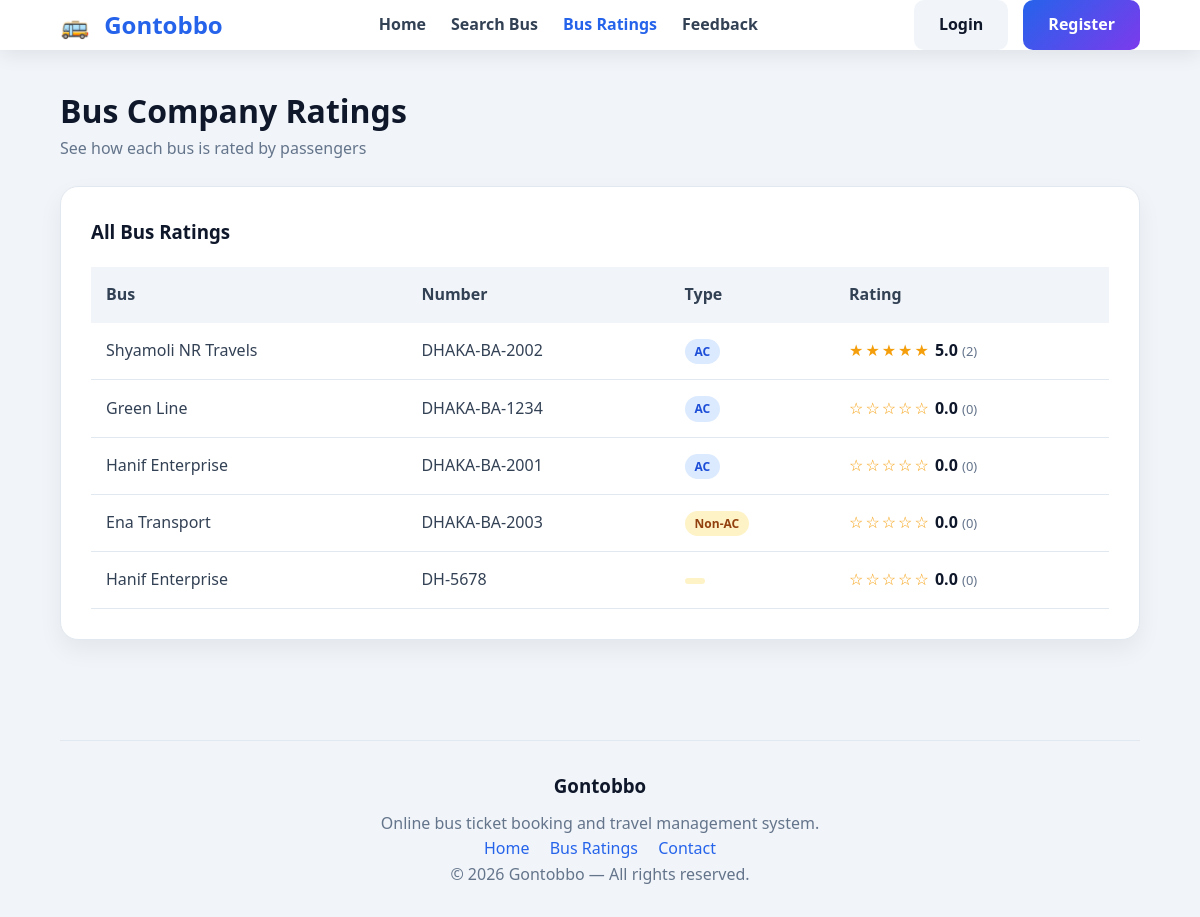
The app's page /index.php?page=passenger&action=busratings with its own data.
### tables this page shows
CREATE TABLE `buses` (
  `bus_id` int(11) NOT NULL,
  `bus_number` varchar(30) DEFAULT NULL,
  `name` varchar(100) DEFAULT NULL,
  `type` enum('AC','Non-AC') DEFAULT NULL,
  `total_seats` int(11) DEFAULT NULL,
  `status` enum('active','maintenance') DEFAULT NULL,
  `service_trip_limit` int(11) DEFAULT NULL,
  `trips_since_service` int(11) DEFAULT 0
);

### models/review_model.php (called while the page is built, shortened)
<?php
function get_all_bus_ratings()
{
    global $conn;
    $sql = "
        SELECT
            b.bus_id, b.name AS bus_name, b.bus_number, b.type AS bus_type,
            COALESCE(AVG(rv.rating), 0) AS avg_rating,
            COUNT(rv.review_id) AS review_count
        FROM buses b
        LEFT JOIN reviews rv ON rv.bus_id = b.bus_id
        GROUP BY b.bus_id
        ORDER BY avg_rating DESC, review_count DESC
    ";
    $result = mysqli_query($conn, $sql);
    $ratings = [];
    while ($row = mysqli_fetch_assoc($result)) {
        $ratings[] = $row;
    }
    return $ratings;
}

### views/passenger/busratings.php (the view)
<?php require __DIR__ . '/../partials/header.php'; ?>
<section class="card">
    <h3 class="card-title">All Bus Ratings</h3>
    <?php if (empty($ratings)): ?>
        <p class="muted-text">No buses found.</p>
    <?php else: ?>
        <table class="data-table">
            <thead>
                <tr>
                    <th>Bus</th>
                    <th>Number</th>
                    <th>Type</th>
                    <th>Rating</th>
                </tr>
            </thead>
            <tbody>
                <?php foreach ($ratings as $bus): ?>
                    <tr>
                        <td><?= esc($bus['bus_name']) ?></td>
                        <td><?= esc($bus['bus_number']) ?></td>
                        <td><span class="badge badge-<?= $bus['bus_type'] === 'AC' ? 'ac' : 'nonac' ?>"><?= esc($bus['bus_type']) ?></span></td>
                        <td><?= star_rating_html($bus['avg_rating'], $bus['review_count']) ?></td>
                    </tr>
                <?php endforeach; ?>
            </tbody>
        </table>
    <?php endif; ?>
</section>
<?php require __DIR__ . '/../partials/footer.php'; ?>

### index.php (shortened to what this page needs)
<?php
require __DIR__ . '/helpers/helpers.php';
$page = $_GET['page'] ?? 'passenger';
switch ($page) {
    case 'passenger':
        require __DIR__ . '/controllers/passenger_controller.php';
        break;
}

### controllers/passenger_controller.php (shortened to what this page needs)
<?php
require_once __DIR__ . '/../helpers/helpers.php';
require_once __DIR__ . '/../models/review_model.php';
$action = $_GET['action'] ?? 'dashboard';
if ($action === 'busratings') {
    $ratings = get_all_bus_ratings();
    $pageHeading = 'Bus Company Ratings';
    $pageSub = 'See how each bus is rated by passengers';
    require __DIR__ . '/../views/passenger/busratings.php';
    exit;
}

### views/partials/header.php (shortened to what this page needs)
<!DOCTYPE html>
<html lang="en">
<head>
    <link rel="stylesheet" href="/Gontobbo/assets/css/style.css?v=4">
</head>
<body class="app-body">
    <?php require __DIR__ . '/navbar.php'; ?>
    <main class="main-content">
        <div class="page-header">
            <div>
                <h1 class="page-title"><?= $pageHeading ?? '' ?></h1>
                <p class="page-sub"><?= esc($pageSub ?? '') ?></p>
            </div>
        </div>

### views/partials/navbar.php (shortened to what this page needs)
<?php
$navUser = current_user();
$loggedIn = is_logged_in();
$activePage = $_GET['action'] ?? 'dashboard';
$role = current_role();
?>
<header class="navbar">
    <div class="navbar-inner">
        <a class="brand" href="index.php?page=<?= $loggedIn ? esc($role) : 'passenger' ?>">
            <span class="brand-icon">&#128652;</span>
            <span><?= esc(APP_NAME) ?></span>
        </a>
        <nav class="nav-menu">
            <?php if ($role === 'admin'): ?>
                <a href="index.php?page=admin" class="<?= $activePage === 'dashboard' ? 'active' : '' ?>">Dashboard</a>
                <a href="index.php?page=admin&action=buses" class="<?= $activePage === 'buses' ? 'active' : '' ?>">Buses</a>
                <a href="index.php?page=admin&action=routes"
                    class="<?= $activePage === 'routes' ? 'active' : '' ?>">Routes</a>
                <a href="index.php?page=admin&action=trips" class="<?= $activePage === 'trips' ? 'active' : '' ?>">Trips</a>
                <a href="index.php?page=admin&action=promos"
                    class="<?= $activePage === 'promos' ? 'active' : '' ?>">Promos</a>
                <a href="index.php?page=admin&action=revenue"
                    class="<?= $activePage === 'revenue' ? 'active' : '' ?>">Revenue</a>
                <a href="index.php?page=admin&action=feedback"
                    class="<?= $activePage === 'feedback' ? 'active' : '' ?>">Feedback</a>
                <a href="index.php?page=admin&action=damage"
                    class="<?= $activePage === 'damage' ? 'active' : '' ?>">Damage</a>
            <?php elseif ($role === 'driver'): ?>
                <a href="index.php?page=driver">Dashboard</a>
            <?php elseif ($role === 'manager'): ?>
                <a href="index.php?page=manager">Dashboard</a>
            <?php else: ?>
                <a href="index.php?page=passenger" class="<?= $activePage === 'dashboard' ? 'active' : '' ?>">Home</a>
                <a href="index.php?page=passenger&action=search"
                    class="<?= $activePage === 'search' ? 'active' : '' ?>">Search Bus</a>
                <a href="index.php?page=passenger&action=busratings"
                    class="<?= $activePage === 'busratings' ? 'active' : '' ?>">Bus Ratings</a>
                <a href="index.php?page=passenger&action=feedback"
                    class="<?= $activePage === 'feedback' ? 'active' : '' ?>">Feedback</a>
            <?php endif; ?>
        </nav>
        <div class="nav-user">
            <?php if ($loggedIn): ?>
                <a href="index.php?page=<?= $role === 'passenger' ? 'passenger&action=profile' : esc($role) ?>"
                    class="user-pill">
                    <span class="user-avatar"><?= esc(strtoupper(substr($navUser['name'] ?? 'U', 0, 1))) ?></span>
                    <span class="user-meta">
                        <span class="user-name"><?= esc($navUser['name'] ?? 'User') ?></span>
                        <span class="user-role"><?= esc(ucfirst($role)) ?></span>
                    </span>
                </a>
                <a href="index.php?page=logout" class="btn-logout">Sign out</a>
            <?php else: ?>
                <a href="index.php?page=login" class="btn btn-ghost">Login</a>
                <a href="index.php?page=register" class="btn btn-primary">Register</a>
            <?php endif; ?>
        </div>
    </div>
</header>

### helpers/helpers.php (shortened to what this page needs)
<?php
function esc($value)
{
    return htmlspecialchars(
        (string) ($value ?? ''),
        ENT_QUOTES,
        'UTF-8'
    );
}
function is_logged_in()
{
    return isset($_SESSION['user']);
}
function current_role()
{
    return $_SESSION['user']['role'] ?? '';
}
function star_rating_html($avg, $count = null)
{
    $avg  = (float) $avg;
    $full = (int) round($avg);
    $html = '<span class="stars" aria-label="' . esc(number_format($avg, 1)) . ' out of 5">';
    for ($i = 1; $i <= 5; $i++) {
        $html .= $i <= $full ? '&#9733;' : '&#9734;';
    }
    $html .= '</span> <span class="rating-number">' . esc(number_format($avg, 1)) . '</span>';
    if ($count !== null) {
        $html .= ' <span class="rating-count">(' . esc($count) . ')</span>';
    }
    return $html;
}

### views/partials/footer.php (shortened to what this page needs)
    </main>
    <footer class="footer">
        <h3><?= esc(APP_NAME) ?></h3>
        <p>Online bus ticket booking and travel management system.</p>
        <div class="footer-links">
            <a href="index.php?page=passenger">Home</a>
            <a href="index.php?page=passenger&action=busratings">Bus Ratings</a>
            <a href="index.php?page=passenger&action=feedback">Contact</a>
        </div>
        <p>&copy; <?= date('Y') ?> <?= esc(APP_NAME) ?> — All rights reserved.</p>
    </footer>
</body>
</html>

### assets/css/style.css (style rules this page uses)
:root { --primary: #2563eb; --secondary: #7c3aed; --dark: #0f172a; --text: #334155; --light: #f8fafc; --border: #e2e8f0; --success: #16a34a; --danger: #dc2626; }
* { box-sizing: border-box; margin: 0; padding: 0; }
html, body { height: 100%; }
body { font-family: "Segoe UI", Arial, sans-serif; background: #f1f5f9; color: var(--text); line-height: 1.6; min-height: 100vh; }
.app-body { min-height: 100vh; display: flex; flex-direction: column; }
.navbar { background: white; height: 70px; display: flex; align-items: center; box-shadow: 0 5px 20px rgba(0, 0, 0, 0.08); }
.navbar-inner { width: 90%; margin: auto; display: flex; align-items: center; justify-content: space-between; }
.brand { text-decoration: none; font-size: 24px; font-weight: 800; color: var(--primary); }
.brand-icon { margin-right: 8px; }
.nav-menu { display: flex; align-items: center; gap: 25px; }
.nav-menu a { text-decoration: none; color: var(--text); font-weight: 600; }
.nav-user { display: flex; align-items: center; gap: 15px; }
.main-content { width: 90%; margin: 35px auto; flex: 1; }
.page-header { display: flex; justify-content: space-between; align-items: center; margin-bottom: 25px; }
.page-title { font-size: 32px; color: var(--dark); }
.page-sub { color: #64748b; }
.card { background: white; padding: 30px; border-radius: 18px; margin-bottom: 25px; border: 1px solid var(--border); box-shadow: 0 10px 25px rgba(0, 0, 0, 0.06); animation: fade 0.5s ease; }
.card-title { margin-bottom: 20px; color: var(--dark); }
.btn { border: none; padding: 12px 25px; border-radius: 10px; cursor: pointer; font-weight: 700; text-decoration: none; display: inline-block; }
.btn-primary { color: white; background: linear-gradient(135deg, var(--primary), var(--secondary)); }
.data-table { width: 100%; border-collapse: collapse; }
.data-table th { background: #f1f5f9; padding: 15px; text-align: left; }
.data-table td { padding: 15px; border-bottom: 1px solid var(--border); }
.footer { width: 90%; margin: 40px auto 0; padding: 30px 0; text-align: center; border-top: 1px solid var(--border); color: #64748b; }
.footer h3 { color: var(--dark); margin-bottom: 10px; }
.footer a { color: var(--primary); text-decoration: none; margin: 0 8px; }
.nav-menu a.active { color: var(--primary); font-weight: 700; }
.btn-ghost { background: #f1f5f9; color: var(--dark); }
.badge { display: inline-block; padding: 3px 10px; border-radius: 999px; font-size: 12px; font-weight: 700; vertical-align: middle; }
.badge-ac { background: #dbeafe; color: #1d4ed8; }
.badge-nonac { background: #fef3c7; color: #92400e; }
.stars { color: #f59e0b; letter-spacing: 2px; }
.rating-number { font-weight: 700; color: var(--dark); }
.rating-count { color: #64748b; font-size: 13px; }

### records on screen
buses: name "Shyamoli NR Travels", bus_number "DHAKA-BA-2002", type "AC", review_count "★★★★★", avg "5.0", count "2"
buses: name "Green Line", bus_number "DHAKA-BA-1234", type "AC", review_count "☆☆☆☆☆", avg "0.0", count "0"
buses: name "Hanif Enterprise", bus_number "DHAKA-BA-2001", type "AC", review_count "☆☆☆☆☆", avg "0.0", count "0"
buses: name "Ena Transport", bus_number "DHAKA-BA-2003", type "Non-AC", review_count "☆☆☆☆☆", avg "0.0", count "0"
buses: name "Hanif Enterprise", bus_number "DH-5678", review_count "☆☆☆☆☆", avg "0.0", count "0"

### other values on screen
APP_NAME "Gontobbo"
$pageHeading "Bus Company Ratings"
$pageSub "See how each bus is rated by passengers"
